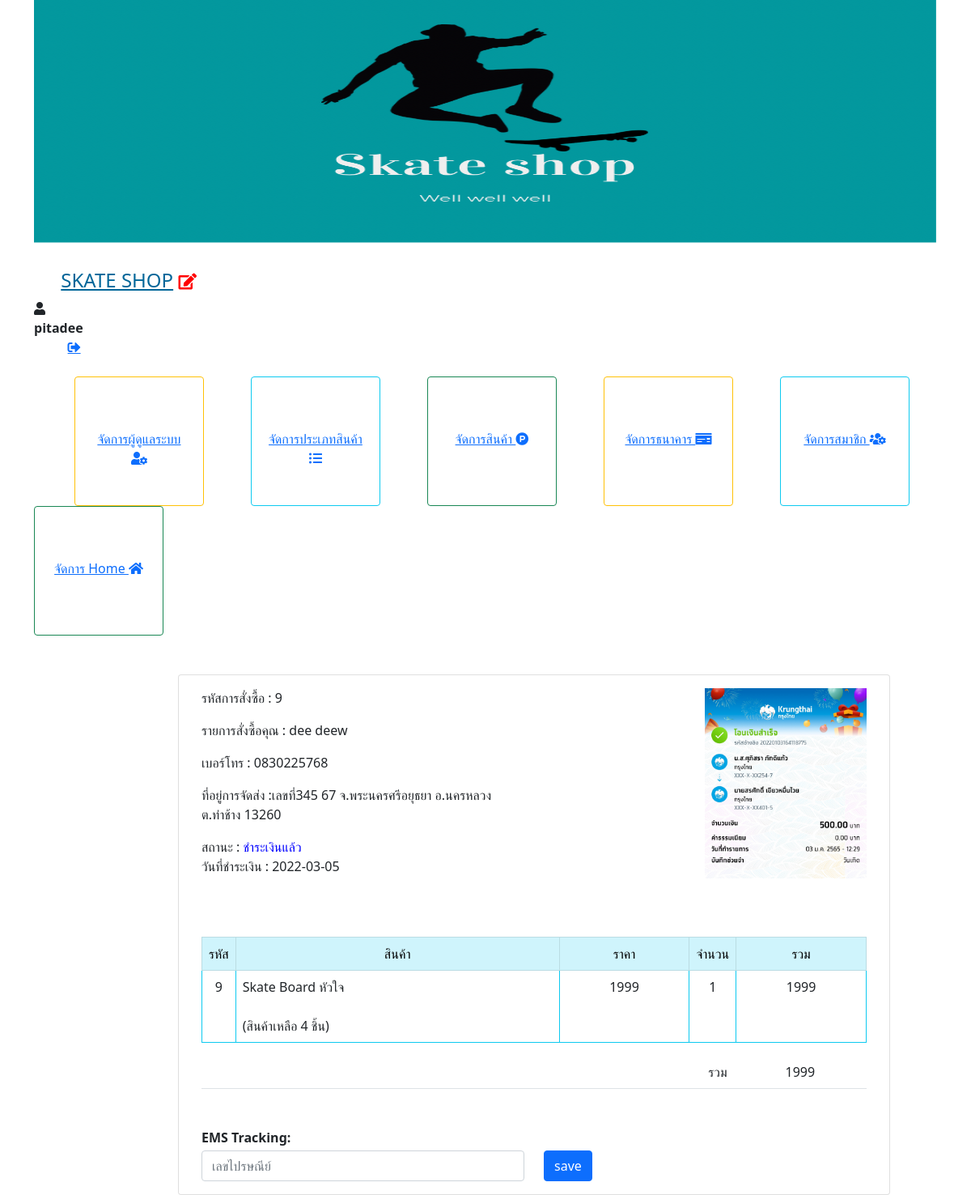
The page /skate-shop/admin/orderadd_track.php?id=9 (signed in) on the database its author committed.
### tables this page shows
CREATE TABLE `shop` (
  `h_id` int(10) NOT NULL,
  `h_name` varchar(100) NOT NULL,
  `g_img` varchar(200) NOT NULL,
  `h_address` varchar(200) DEFAULT NULL,
  `h_tel` varchar(12) DEFAULT NULL,
  `h_fb` varchar(200) DEFAULT NULL,
  `h_ig` varchar(200) DEFAULT NULL
);

CREATE TABLE `order_detail` (
  `d_id` int(100) NOT NULL,
  `o_id` int(100) NOT NULL,
  `p_id` int(100) NOT NULL,
  `d_memberid` int(100) NOT NULL,
  `d_qty` int(100) NOT NULL,
  `d_subtotal` int(100) NOT NULL,
  `o_total` int(100) NOT NULL,
  `d_dttm` datetime NOT NULL
);

CREATE TABLE `member` (
  `member_id` int(11) NOT NULL,
  `m_user` varchar(20) NOT NULL,
  `m_pass` varchar(512) NOT NULL,
  `m_name` varchar(100) NOT NULL,
  `m_email` varchar(100) NOT NULL,
  `m_tel` varchar(20) NOT NULL,
  `date_save` timestamp NOT NULL DEFAULT current_timestamp()
);

CREATE TABLE `address` (
  `address_id` int(11) NOT NULL,
  `a_address` varchar(100) NOT NULL,
  `a_provinces` varchar(100) NOT NULL,
  `a_amphures` varchar(100) NOT NULL,
  `a_districts` varchar(100) NOT NULL,
  `a_zipcode` int(11) NOT NULL,
  `member_id` varchar(100) NOT NULL
);

CREATE TABLE `provinces` (
  `id` int(5) NOT NULL,
  `code` varchar(2) NOT NULL,
  `pro_name_th` varchar(150) NOT NULL,
  `name_en` varchar(150) NOT NULL,
  `geography_id` int(5) NOT NULL DEFAULT 0
);

CREATE TABLE `amphures` (
  `id` int(5) NOT NULL,
  `code` varchar(4) NOT NULL,
  `am_name_th` varchar(150) NOT NULL,
  `name_en` varchar(150) NOT NULL,
  `province_id` int(5) NOT NULL DEFAULT 0
);

CREATE TABLE `districts` (
  `id` varchar(6) NOT NULL,
  `zip_code` int(11) NOT NULL,
  `dis_name_th` varchar(150) NOT NULL,
  `name_en` varchar(150) NOT NULL,
  `amphure_id` int(11) NOT NULL DEFAULT 0
);

CREATE TABLE `order_head` (
  `o_id` int(100) NOT NULL,
  `o_dttm` datetime NOT NULL,
  `o_memberid` int(100) NOT NULL,
  `o_qty` int(100) NOT NULL,
  `h_total` int(100) NOT NULL,
  `o_status` int(1) NOT NULL COMMENT '1=รอชำระเงิน 2=ชำระเงินแล้ว 3=ตรวจสอบเลขems  4=ยกเลิก',
  `b_id` int(2) NOT NULL DEFAULT 0 COMMENT 'bankid',
  `o_img` varchar(200) DEFAULT NULL COMMENT 'สลิปโอนเงิน',
  `o_img_date` date NOT NULL,
  `o_img_total` float(10,2) NOT NULL DEFAULT 0.00,
  `o_ems` varchar(30) DEFAULT NULL,
  `o_ems_date` datetime NOT NULL
);

CREATE TABLE `product` (
  `p_id` int(11) NOT NULL,
  `p_name` varchar(200) NOT NULL,
  `p_price` int(100) NOT NULL,
  `type_id` int(11) NOT NULL,
  `p_detail` text NOT NULL,
  `p_img` varchar(200) NOT NULL,
  `p_qty` int(100) NOT NULL COMMENT 'จำนวนสินค้าในสต๊อก',
  `datesave` timestamp NOT NULL DEFAULT current_timestamp()
);

### skate-shop/admin/h.php (called while the page is built, shortened)
<?php session_start();
  $a_user = $_SESSION['a_user'];
?>

### skate-shop/admin/orderadd_track.php (the view, shortened to what this page needs)
<!DOCTYPE html>
<html>
<head>
  <link href="https://cdn.jsdelivr.net/npm/bootstrap@5.0.2/dist/css/bootstrap.min.css" rel="stylesheet">
</head>
<body>
    <div class="container">
<?php include('h.php');?>
      <?php include('header.php');
      ?>
      <br></br>
  <?php include('h2.php');?>
       <?php session_start();
       $o_id = $_GET["id"];
       ?>
  <div class="row">
      <div class="col-md-2">
      </div>
    <?php
              include('condb.php');
              $query = "SELECT * FROM order_detail AS d
                INNER JOIN product  AS p ON d.p_id=p.p_id
                INNER JOIN member  AS m ON d.d_memberid=m.member_id
                AND o_id = $o_id"  or die("Error:" . mysqli_error());
                $result = mysqli_query($con, $query);
                $row_pro = mysqli_fetch_assoc($result);
                $mmm=$row_pro['member_id'];
                $query2 = "SELECT * FROM address
                LEFT JOIN member ON member.member_id=address.member_id
                LEFT JOIN provinces ON provinces.id=address.a_provinces
                LEFT JOIN amphures ON amphures.id=address.a_amphures
                LEFT JOIN districts ON districts.id=address.a_districts
                WHERE member.member_id=$mmm"  or die("Error:" . mysqli_error());
                $result2 = mysqli_query($con, $query2);
                $row_pro2 = mysqli_fetch_assoc($result2);
                $sqls = "SELECT * FROM order_head AS h
                INNER JOIN bank  AS b ON h.b_id=b.b_id
                WHERE o_id = $o_id";
                $results = mysqli_query($con, $sqls) or die ("Error in query: $sqls " . mysqli_error());
                $row3 = mysqli_fetch_array($results);
                ?>
<div class="card" style="width: 55rem;">
            <div class="card-body">
                <div class="row">
                        <div class="col-md-6">
                            <p>รหัสการสั่งซื้อ : <?php echo $row_pro["o_id"];?></p>
                            <p>รายการสั่งซื้อคุณ : <?php echo $row_pro["m_name"];?></p>
                            <p>เบอร์โทร : <?php echo $row_pro["m_tel"];?></p>
                            <p>
                            ที่อยู่การจัดส่ง :เลขที่<?php echo $row_pro2['a_address']; ?>
                                        จ.<?php echo $row_pro2['pro_name_th']; ?>
                                        อ.<?php echo $row_pro2['am_name_th']; ?>
                                        ต.<?php echo $row_pro2['dis_name_th']; ?>
                                        <?php echo $row_pro2['a_zipcode']; ?>
                            </p>
                            <p>สถานะ : <?php $st = $row3['o_status'];
                                if($st==1){
                                    echo "<font color='red'>";
                                    echo 'รอชำระเงิน';
                                    echo "</font>";
                                }elseif ($st==2){
                                    echo "<font color='blue'>";
                                    echo 'ชำระเงินแล้ว';
                                    echo "</font>";
                                }elseif ($st==3){
                                    echo "<font color='green'>";
                                    echo 'จัดส่งแล้ว';
                                    echo "</font>";
                                }elseif ($st==4){
                                    echo "<font color='black'>";
                                    echo 'ยกเลิก';
                                    echo "</font>";
                                }
                                ?><br>
                                วันที่ชำระเงิน : <?php echo $row3["o_img_date"];?>
                            </p>
                        </div>
                        <div class="col-md-6">
                            <p align="right"><?php echo "<img src='../o_img/".$row3['o_img']."' width='200'>"."</td>"; ?></p>
                        </div>
                </div>
            </div>
            <div class="card-body">
                <table class="table table-bordered border-info" width="100"  class="square">
                    <thead align="center">
                        <tr class="table-info">
                            <td align="center" bgcolor="#9d7ed5">รหัส</td>
                            <td align="center" bgcolor="#9d7ed5">สินค้า</td>
                            <td align="center" bgcolor="#9d7ed5">ราคา</td>
                            <td align="center" bgcolor="#9d7ed5">จำนวน</td>
                            <td align="center" bgcolor="#9d7ed5">รวม</td>
                        </tr>
                    </thead>
                    <?php foreach ($result as $row_pro) { ?>
                    <tbody>
                    <tr>
                        <td width="5%" align="center"><?php echo $row_pro['p_id']; ?> </td>
                        <td width="50%" >
                            <?php echo $row_pro['p_name']; ?>
                            <br></br>
                            (สินค้าเหลือ <?php echo $row_pro['p_qty']; ?> ชิ้น)
                        </td>
                        <td width="20%" align="center"><?php echo $row_pro['p_price']; ?></td>
                        <td width="5%" align="center"><?php echo $row_pro['d_qty']; ?></td>
                        <td width="20%" align="center" ><?php echo $row_pro['d_subtotal']; ?></td>
                    </tr>
<?php } ?>
                </table>
                <table class="table " width="100"  class="square">
                        <tr class="table">
                            <td align="right" width="40%" bgcolor="#F9D5E3"> </td>
                            <td align="right" width="20%" bgcolor="#F9D5E3"> </td>
                            <td align="right" width="20%" bgcolor="#F9D5E3">รวม </td>
                            <td align="center"  width="20%" bgcolor="#F9D5E3"><?php echo $row_pro['o_total']; ?></td>
                        </tr>
                </table>
            </div>
            <div class="card-body">
            <form name="savetrack" action="orderadd_track_db.php" method="POST" ienctype="multipart/form-data" class="form-horizontal">
                <div class="row">
                    <div class="mb-1">
                    <b  class="col-form-label">EMS Tracking:</b>
                    </div>
                    <div class="col-md-6" >
                        <input  name="o_ems" type="text" required class="form-control" id="o_ems" placeholder="เลขไปรษณีย์" title="เลขไปรษณีย์" minlength="2"  />
                    </div>
                    <div class="col-md-6" >
                        <button type="submit" class="btn btn-primary">save</button>
                    </div>
                </div>
              </form>
            </div>
    </div>
    </div>
</body>
</html>

### skate-shop/admin/header.php (shortened to what this page needs)
<html lang="en">
<head>
    <?php include('h.php');
      ?>
       <?php include('h2.php');
      ?>
</head>
<?php
      $query_product = "SELECT * FROM shop ";
      $result_pro =mysqli_query($con, $query_product) or die ("Error in query: $query_product " . mysqli_error());
      $row_pro = mysqli_fetch_array($result_pro);
      ?>
<body>
<div class="row">
<img src="g_img/<?php echo $row_pro['g_img']; ?>" width="100%" height="300">
    <div class="col-10">
        <a  href="index.php"  align="center" class="card-title" style="color:#069;"><h4 ><?php echo $row_pro["h_name"];?></a>
        <a  class="navbar-brand" href="about_store_edit_db.php" data-bs-toggle="modal" data-bs-target="#edit" data-bs-whatever="@mdo">
          <i style="color:red;"class="fas fa-edit"></i>
        </a>
      </div>&nbsp;&nbsp;&nbsp;&nbsp;&nbsp;&nbsp;&nbsp;&nbsp;&nbsp;&nbsp;&nbsp;&nbsp;&nbsp;&nbsp;&nbsp;&nbsp;&nbsp;
      <div class="col-1">
        <div class="icons">
            <i class="fas fa-user"></i><b style="color:#212529"> <?php echo $a_user; ?></b>
            <a href="../logout.php" class="fas fa-sign-out-alt" onclick="return confirm('คุณต้องการออกจากระบบหรือไม่?')"></a>
        </div>
      </div>
</div>
<br>
<div class="row">
  <div class="col-sm">
<div class="card border-warning text-center" style="height: 10rem; width: 10rem;" >
  <div class="card-body">
    <br><br>
  <a href="admin_list.php">จัดการผู้ดูแลระบบ
     <i class="fas fa-user-cog"></i>
  </a>
  </div>
</div>
</div>
<div class="col-sm">
<div class="card border-info text-center" style="height: 10rem; width: 10rem;" >
  <div class="card-body ">
    <br><br>
    <a href="type_list.php">จัดการประเภทสินค้า   <i class="fas fa-list-ul"></i></a>
  </div>
</div>
</div>
<div class="col-sm">
<div class="card border-success text-center" style="height: 10rem; width: 10rem;" >
  <div class="card-body">
    <br><br>
    <a href="product_list.php">จัดการสินค้า   <i class="fab fa-product-hunt"></i></a>
  </div>
</div>
</div>
<div class="col-sm">
<div class="card border-warning text-center" style="height: 10rem; width: 10rem;" >
  <div class="card-body">
    <br><br>
    <a href="bank_list.php">จัดการธนาคาร  <i class="fas fa-money-check"></i></a>
  </div>
</div>
</div>
<div class="col-sm">
<div class="card border-info text-center" style="height: 10rem; width: 10rem;" >
  <div class="card-body">
    <br><br>
    <a href="member_list.php">จัดการสมาชิก  <i class="fas fa-users-cog"></i></a>
  </div>
</div>
</div>
<div class="col-sm">
<div class="card border-success text-center" style="height: 10rem; width: 10rem;" >
  <div class="card-body">
    <br><br>
    <a href="about_store.php">จัดการ Home  <i class="fas fa-home"></i></a>
  </div>
</div>
</div>
</div>
</body>
</html>

### rows shown on the page
shop: g_img (picture), h_name "SKATE SHOP"
order_detail: o "9", member.m_name "dee deew", member.m_tel "0830225768", p.p_id "9", p.p_name "Skate Board หัวใจ", p.p_qty "4", p.p_price "1999", d_qty "1", d_subtotal "1999", o_total "1999"
address: a_address "345 67", provinces.pro_name_th "พระนครศรีอยุธยา", amphures.am_name_th "นครหลวง", districts.dis_name_th "ท่าช้าง", a_zipcode "13260"
order_head: o_img_date "2022-03-05", o_img (picture)

### other values the page prints
$a_user "pitadee"
